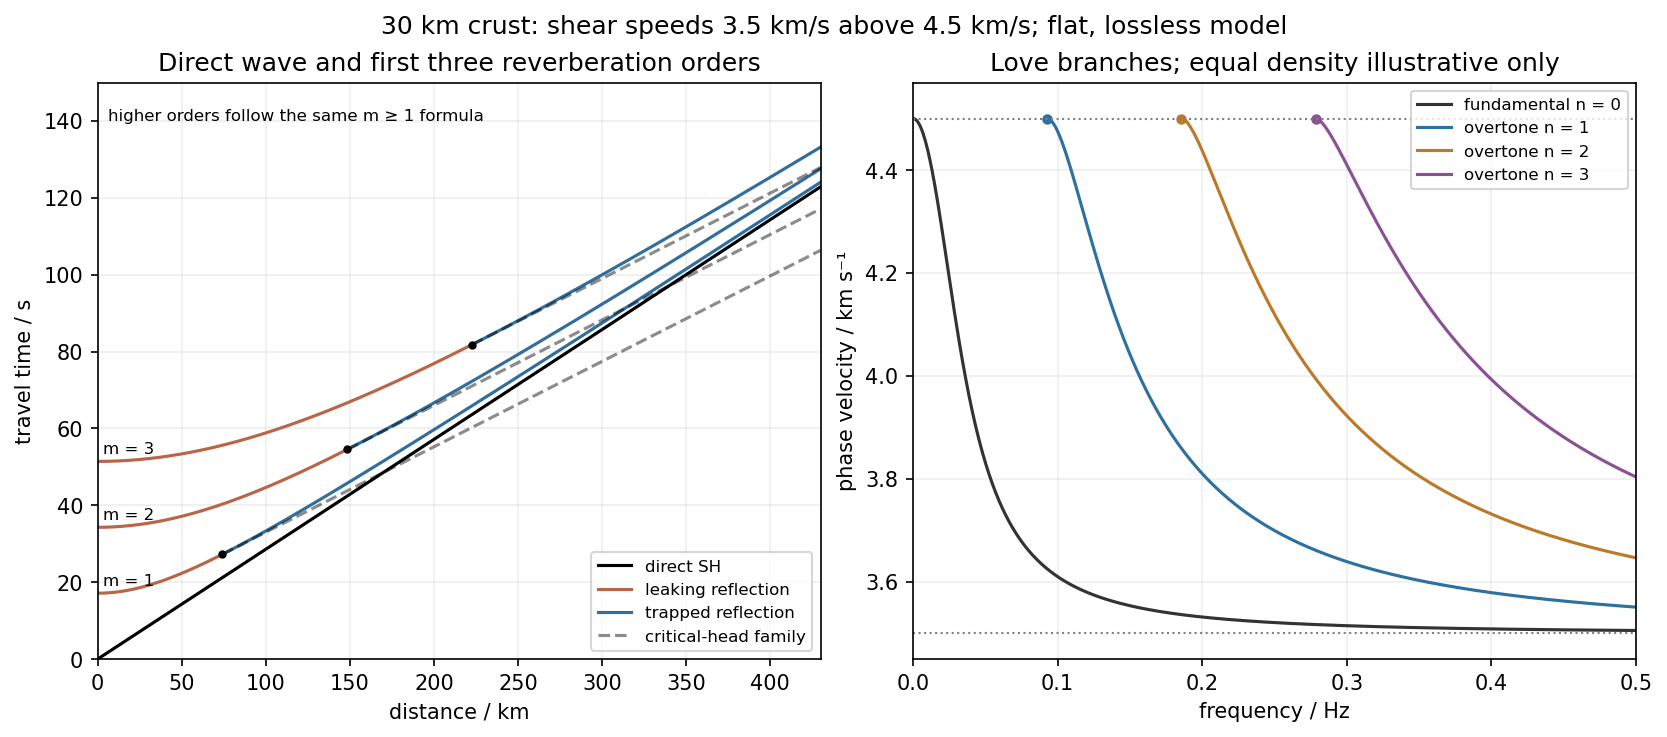

This figure's Python source:
"""Original explanatory figure; Python 3.14, NumPy and Matplotlib."""
from pathlib import Path
import numpy as np
import matplotlib
matplotlib.use('Agg')
import matplotlib.pyplot as plt
plt.rcParams.update({'font.size':10,'figure.facecolor':'white','axes.facecolor':'white','savefig.facecolor':'white'})

fig,axs=plt.subplots(1,2,figsize=(11,4.8),layout='constrained');h=30.;b1=3.5;b2=4.5;S=np.sqrt(b1**-2-b2**-2);ic=np.arcsin(b1/b2)
x=np.linspace(0,430,1400);ax=axs[0];ax.plot(x,x/b1,'k',label='direct SH')
for m in [1,2,3]:
 xc=2*m*h*np.tan(ic);t=np.sqrt(x*x+(2*m*h)**2)/b1
 ax.plot(x[x<xc],t[x<xc],color='#b96548',label='leaking reflection' if m==1 else None)
 ax.plot(x[x>=xc],t[x>=xc],color='#316e9d',label='trapped reflection' if m==1 else None)
 ax.plot(x[x>=xc],x[x>=xc]/b2+2*m*h*S,'k--',alpha=.45,label='critical-head family' if m==1 else None)
 ax.plot(xc,np.sqrt(xc**2+(2*m*h)**2)/b1,'ko',ms=3);ax.text(3,2*m*h/b1+2,f'm = {m}',fontsize=8)
ax.set(xlim=(0,430),ylim=(0,150),xlabel='distance / km',ylabel='travel time / s',title='Direct wave and first three reverberation orders');ax.legend(fontsize=8,loc='lower right');ax.grid(alpha=.2)
ax.text(6,140,'higher orders follow the same m ≥ 1 formula',fontsize=8)
ax=axs[1];ratio=(b2/b1)**2
for n,col in zip(range(4),['#333333','#2e719e','#bc7a28','#8b5195']):
 fc=n/(2*h*S);fs=np.linspace(max(fc+1e-7,.001),.5,650);cs=[]
 for f in fs:
  om=2*np.pi*f;lo=b1;hi=b2
  for _ in range(65):
   c=(lo+hi)/2;q=om*np.sqrt(max(0,b1**-2-c**-2));s=om*np.sqrt(max(0,c**-2-b2**-2));phase=q*h-np.arctan2(ratio*s,q)-n*np.pi
   if phase>0:hi=c
   else:lo=c
  cs.append((lo+hi)/2)
 ax.plot(np.r_[fc,fs],np.r_[b2,cs],color=col,label='fundamental n = 0' if n==0 else f'overtone n = {n}')
 if n:ax.plot(fc,b2,'o',color=col,ms=4)
ax.axhline(b1,color='grey',ls=':',lw=1);ax.axhline(b2,color='grey',ls=':',lw=1)
ax.set(xlim=(0,.5),ylim=(3.45,4.57),xlabel='frequency / Hz',ylabel='phase velocity / km s⁻¹',title='Love branches; equal density illustrative only');ax.legend(fontsize=8);ax.grid(alpha=.2)
fig.suptitle('30 km crust: shear speeds 3.5 km/s above 4.5 km/s; flat, lossless model')

fig.savefig(Path(__file__).stem+'.png',dpi=150,bbox_inches='tight',facecolor='white');plt.close(fig)
